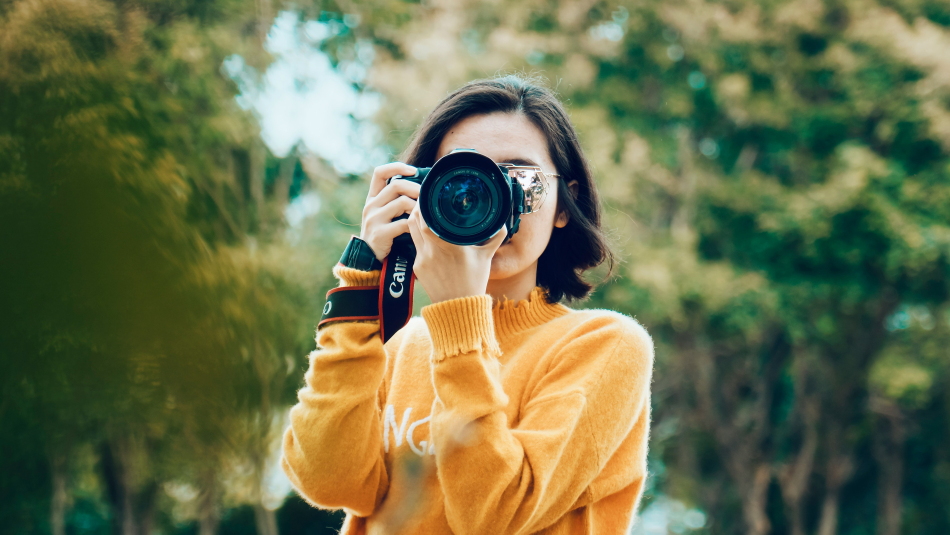
#> input picture my opencv work/image.png, 1900 x 1069 px (shown at 1/2 size)
$ python crop_image.py
#> lines starting #> are read from the running program, lines starting #| are printed output that depends on the picture
import cv2

img = cv2.imread("image.png")
#> img is the input picture: shape (1069, 1900, 3); mean B, G, R 76.7, 112.3, 106.9

# print(img)
# to crop
# img[y1 : y2, x1 : x2]
print(img.shape)
#| (1069, 1900, 3)

new_img = img[100 : 900, 500 : 1200]
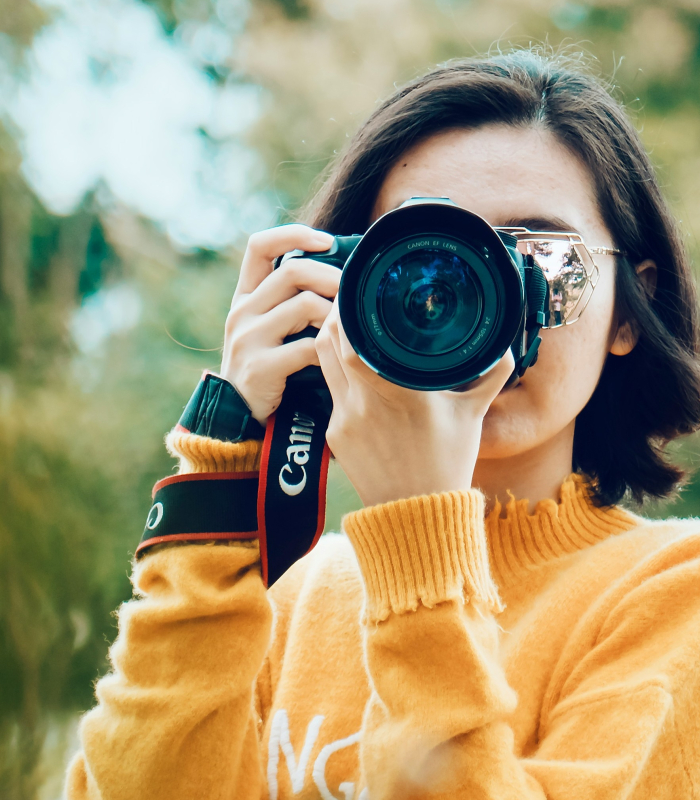
#> new_img: shape (800, 700, 3); mean B, G, R 114.8, 149, 161

cv2.imshow("Orginal", img)
cv2.imshow("New Croped Image", new_img)

cv2.waitKey(0)
